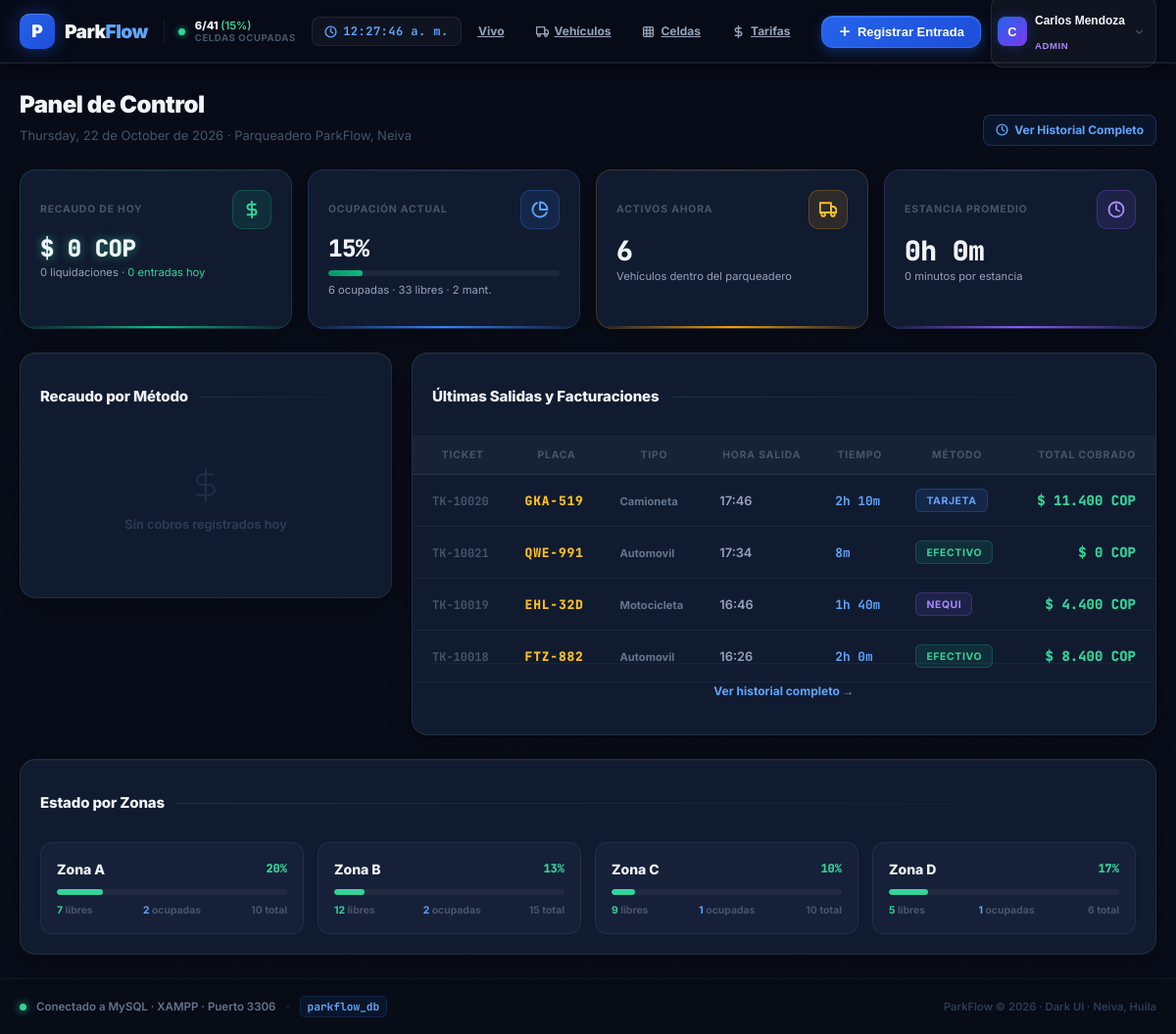
The app's page /php-app/index.php (signed in) with its own data.
### tables this page shows
CREATE TABLE `users` (
  `id` VARCHAR(50) NOT NULL,
  `name` VARCHAR(100) NOT NULL,
  `email` VARCHAR(150) NOT NULL UNIQUE,
  `password` VARCHAR(255) NULL,
  `role` ENUM('ADMIN', 'OPERADOR') NOT NULL DEFAULT 'OPERADOR',
  `shift` VARCHAR(50) NULL,
  `active` TINYINT(1) NOT NULL DEFAULT 1,
  `avatar_url` VARCHAR(255) NULL,
  `created_at` DATETIME NOT NULL DEFAULT CURRENT_TIMESTAMP,
  `updated_at` DATETIME NOT NULL DEFAULT CURRENT_TIMESTAMP ON UPDATE CURRENT_TIMESTAMP,
  PRIMARY KEY (`id`)
);

CREATE TABLE `movements` (
  `id` VARCHAR(50) NOT NULL,
  `ticket_number` VARCHAR(50) NOT NULL UNIQUE,
  `plate` VARCHAR(20) NOT NULL,
  `vehicle_type` ENUM('automovil', 'motocicleta', 'camioneta', 'bicicleta') NOT NULL,
  `space_id` VARCHAR(50) NOT NULL,
  `space_code` VARCHAR(20) NOT NULL,
  `entry_time` DATETIME NOT NULL,
  `exit_time` DATETIME NULL,
  `operator_entry_id` VARCHAR(50) NOT NULL,
  `operator_entry_name` VARCHAR(100) NOT NULL,
  `operator_exit_id` VARCHAR(50) NULL,
  `operator_exit_name` VARCHAR(100) NULL,
  `helmets_count` INT NULL DEFAULT 0,
  `entry_notes` TEXT NULL,
  `exit_notes` TEXT NULL,
  `client_name` VARCHAR(100) NULL,
  `client_phone` VARCHAR(50) NULL,
  `total_minutes` INT NULL DEFAULT 0,
  `billed_minutes` INT NULL DEFAULT 0,
  `grace_applied` TINYINT(1) NULL DEFAULT 0,
  `subtotal` DECIMAL(12,2) NULL DEFAULT 0.00,
  `discount` DECIMAL(12,2) NULL DEFAULT 0.00,
  `lost_ticket_charge` TINYINT(1) NULL DEFAULT 0,
  `total_paid` DECIMAL(12,2) NULL DEFAULT 0.00,
  `payment_method` ENUM('efectivo', 'nequi', 'daviplata', 'tarjeta', 'convenio') NULL,
  `amount_received` DECIMAL(12,2) NULL DEFAULT 0.00,
  `change_given` DECIMAL(12,2) NULL DEFAULT 0.00,
  `status` ENUM('activo', 'completado', 'cancelado') NOT NULL DEFAULT 'activo',
  `created_at` DATETIME NOT NULL DEFAULT CURRENT_TIMESTAMP,
  PRIMARY KEY (`id`),
  INDEX `idx_movements_plate` (`plate`),
  INDEX `idx_movements_status` (`status`),
  INDEX `idx_movements_entry` (`entry_time`),
  INDEX `idx_movements_ticket` (`ticket_number`)
);

### php-app/views/dashboard.php (the view, shortened to what the rows shown need)
<?php
$db = getDB();
$recentCompleted = $db->query("
    SELECT * FROM `movements`
    WHERE `status` = 'completado'
    ORDER BY `exit_time` DESC
    LIMIT 8
")->fetchAll();
?>
<div style="display:flex; flex-direction:column; gap:1.5rem;">
  <div style="display:flex; align-items:flex-end; justify-content:space-between; flex-wrap:wrap; gap:.75rem;">
    <div>
      <h1 style="font-size:1.5rem; font-weight:900; color:#f1f5f9; letter-spacing:-.02em; margin:0;">
        Panel de Control
      </h1>
    </div>
  </div>
  <div style="display:grid; grid-template-columns:1fr 2fr; gap:1.25rem; align-items:start;">
    <div class="pf-card" style="padding:1.25rem;">
      <div class="section-header">
        <h2 class="section-title">Recaudo por Método</h2>
      </div>
    </div>
    <div class="pf-card" style="padding:1.25rem; overflow:hidden;">
      <div class="section-header">
        <h2 class="section-title">Últimas Salidas y Facturaciones</h2>
      </div>
      <?php if (empty($recentCompleted)): ?>
        <div style="text-align:center; padding:3rem 1rem; color:#2d3d54;">
          <svg xmlns="http://www.w3.org/2000/svg" width="48" height="48" viewBox="0 0 24 24" fill="none" stroke="currentColor" stroke-width="1.5" stroke-linecap="round" stroke-linejoin="round" style="margin:0 auto 1rem; display:block; opacity:.3;"><rect x="1" y="3" width="15" height="13"/><circle cx="5.5" cy="18.5" r="2.5"/><circle cx="18.5" cy="18.5" r="2.5"/></svg>
          <p style="font-size:.875rem; font-weight:600; color:#475569;">Sin salidas registradas hoy todavía</p>
          <p style="font-size:.75rem; color:#2d3d54; margin-top:.25rem;">Los movimientos aparecerán aquí al procesar cobros</p>
        </div>
      <?php else: ?>
        <div style="overflow-x:auto; margin:-1.25rem; margin-top:0;">
          <table class="pf-table" style="min-width:500px;">
            <thead>
              <tr>
                <th style="padding-left:1.25rem;">Ticket</th>
                <th>Placa</th>
                <th>Tipo</th>
                <th>Hora Salida</th>
                <th>Tiempo</th>
                <th>Método</th>
                <th style="text-align:right; padding-right:1.25rem;">Total Cobrado</th>
              </tr>
            </thead>
            <tbody>
              <?php foreach ($recentCompleted as $rc):
                $mins = (int)$rc['total_minutes'];
                $hrs  = floor($mins / 60);
                $minR = $mins % 60;
                $methodBadge = [
                  'efectivo'  => 'badge-green',
                  'nequi'     => 'badge-purple',
                  'daviplata' => 'badge-amber',
                  'tarjeta'   => 'badge-blue',
                  'convenio'  => 'badge-gray',
                ][$rc['payment_method']] ?? 'badge-gray';
              ?>
                <tr>
                  <td style="padding-left:1.25rem;">
                    <span style="font-family:'JetBrains Mono',monospace; font-size:.75rem; font-weight:700; color:#475569;"><?= htmlspecialchars($rc['ticket_number']) ?></span>
                  </td>
                  <td>
                    <span style="font-family:'JetBrains Mono',monospace; font-size:.8125rem; font-weight:900; color:#fbbf24; letter-spacing:.06em;"><?= htmlspecialchars($rc['plate']) ?></span>
                  </td>
                  <td>
                    <span style="font-size:.7rem; font-weight:700; color:#64748b; text-transform:capitalize;"><?= $rc['vehicle_type'] ?></span>
                  </td>
                  <td>
                    <span style="font-size:.8rem; font-weight:600; color:#94a3b8;"><?= date('H:i', strtotime($rc['exit_time'])) ?></span>
                  </td>
                  <td>
                    <span style="font-size:.8rem; font-weight:700; color:#60a5fa; font-family:'JetBrains Mono',monospace;">
                      <?= $hrs > 0 ? "{$hrs}h " : '' ?><?= $minR ?>m
                    </span>
                  </td>
                  <td>
                    <span class="badge <?= $methodBadge ?>"><?= $rc['payment_method'] ?></span>
                  </td>
                  <td style="text-align:right; padding-right:1.25rem;">
                    <span style="font-family:'JetBrains Mono',monospace; font-size:.875rem; font-weight:900; color:#34d399;"><?= formatCOP($rc['total_paid']) ?></span>
                  </td>
                </tr>
              <?php endforeach; ?>
            </tbody>
          </table>
        </div>
      <?php endif; ?>
    </div>
  </div>
  <?php
  $zonesStats = $db->query("
    SELECT zone,
      COUNT(*) as total,
      SUM(status = 'libre') as free,
      SUM(status = 'ocupado') as occupied
    FROM parking_spaces
    GROUP BY zone
    ORDER BY zone ASC
  ")->fetchAll();
  ?>
  <?php if (!empty($zonesStats)): ?>
    <div class="pf-card" style="padding:1.25rem;">
      <div class="section-header">
        <h2 class="section-title">Estado por Zonas</h2>
      </div>
    </div>
  <?php endif; ?>
</div>

### php-app/includes/header.php (shortened to what the rows shown need)
<?php
require_once __DIR__ . '/../config/db.php';
$db = getDB();
$currentUser = getCurrentUser();
$allUsers = $db->query("SELECT * FROM `users` WHERE `active` = 1 ORDER BY `role` ASC, `name` ASC")->fetchAll();
?>
<!DOCTYPE html>
<html lang="es">
<head>
  <link rel="stylesheet" href="assets/css/tailwind.local.css">
  <link rel="stylesheet" href="assets/css/app.css">
</head>
<body style="background:#080c18; color:#f1f5f9; min-height:100vh; display:flex; flex-direction:column;">
  <header class="pf-header" style="position:sticky; top:0; z-index:50;">
    <div style="max-width:90rem; margin:0 auto; padding:0 1.25rem; height:64px; display:flex; align-items:center; justify-content:space-between; gap:1rem;">
      <div style="display:flex; align-items:center; gap:.625rem; flex-shrink:0;">
        <div style="position:relative;" id="userMenuWrapper">
          <button onclick="toggleUserMenu()" id="userMenuBtn"
            style="display:flex; align-items:center; gap:.5rem; padding:.375rem .625rem .375rem .375rem;
                   background:rgba(255,255,255,.04); border:1px solid rgba(255,255,255,.08); border-radius:12px;
                   cursor:pointer; transition:all .15s; color:#f1f5f9;">
            <div style="width:30px; height:30px; border-radius:8px; background:linear-gradient(135deg,#2563eb,#7c3aed);
                        display:flex; align-items:center; justify-content:center; font-weight:800; font-size:.8rem; color:white;
                        box-shadow:0 0 12px rgba(37,99,235,.3); flex-shrink:0;">
              <?= strtoupper(substr($currentUser['name'], 0, 1)) ?>
            </div>
            <div style="text-align:left; line-height:1.2;">
              <p style="font-size:.75rem; font-weight:700; color:#f1f5f9; white-space:nowrap; max-width:100px; overflow:hidden; text-overflow:ellipsis;"><?= htmlspecialchars($currentUser['name']) ?></p>
              <p style="font-size:.6rem; font-weight:700; color:<?= $currentUser['role'] === 'ADMIN' ? '#a78bfa' : '#60a5fa' ?>; text-transform:uppercase; letter-spacing:.06em;"><?= $currentUser['role'] ?></p>
            </div>
            <svg xmlns="http://www.w3.org/2000/svg" width="13" height="13" viewBox="0 0 24 24" fill="none" stroke="currentColor" stroke-width="2.5" style="color:#475569; flex-shrink:0;"><polyline points="6 9 12 15 18 9"/></svg>
          </button>
        </div>
      </div>
    </div>
  </header>
  <main style="flex:1; max-width:90rem; width:100%; margin:0 auto; padding:1.5rem 1.25rem; position:relative; z-index:1;">

### records on screen
users: name "C", name "Carlos Mendoza", role "ADMIN"
movements: ticket_number "TK-10020", plate "GKA-519", vehicle_type "Camioneta", exit_time "17:46", total_minutes "2", total_minutes "10", payment_method "TARJETA", total_paid "$ 11.400 COP"
movements: ticket_number "TK-10021", plate "QWE-991", vehicle_type "Automovil", exit_time "17:34", total_minutes "8", payment_method "EFECTIVO", total_paid "$ 0 COP"
movements: ticket_number "TK-10019", plate "EHL-32D", vehicle_type "Motocicleta", exit_time "16:46", total_minutes "1", total_minutes "40", payment_method "NEQUI", total_paid "$ 4.400 COP"
movements: ticket_number "TK-10018", plate "FTZ-882", vehicle_type "Automovil", exit_time "16:26", total_minutes "2", total_minutes "0", payment_method "EFECTIVO", total_paid "$ 8.400 COP"

### other values on screen
$occupiedSpaces "6"
$totalSpaces "41"
$occupancyRate "15"
formatCOP($todayRevenue) "$ 0 COP"
$todayCompletedCount "0"
$todayEntriesCount "0"
$freeSpaces "33"
$maintSpaces "2"
$activeVehicles "6"
floor($averageStay / 60) "0"
$averageStay % 60 "0"
$averageStay "0"
$z['zone'] "Zona A"
$zOcc "20"
$z['free'] "7"
